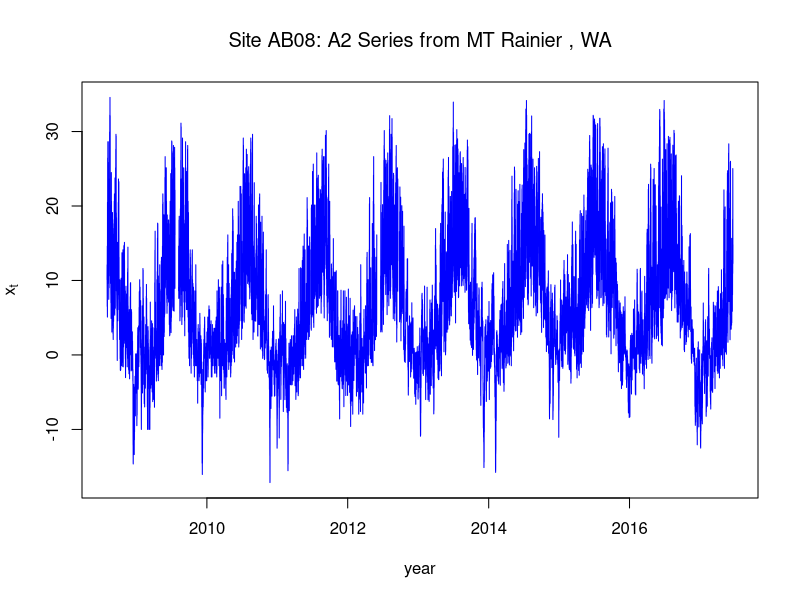
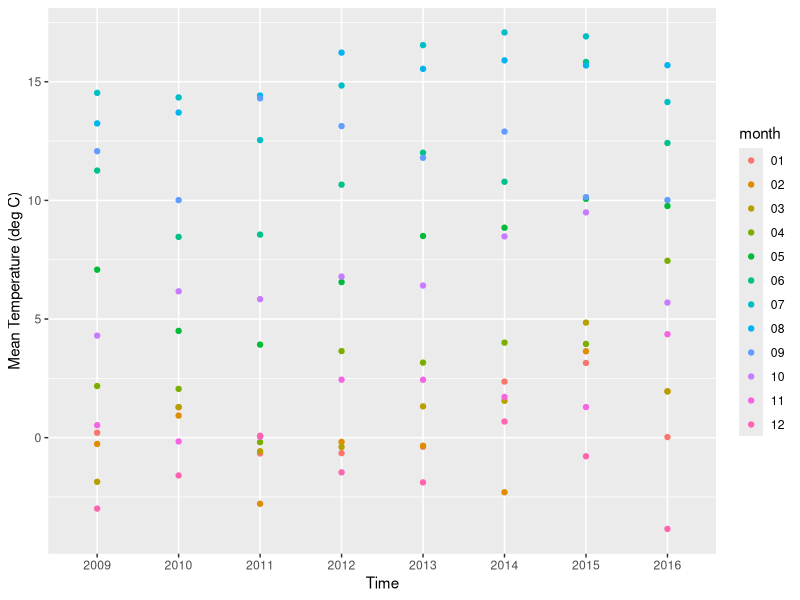
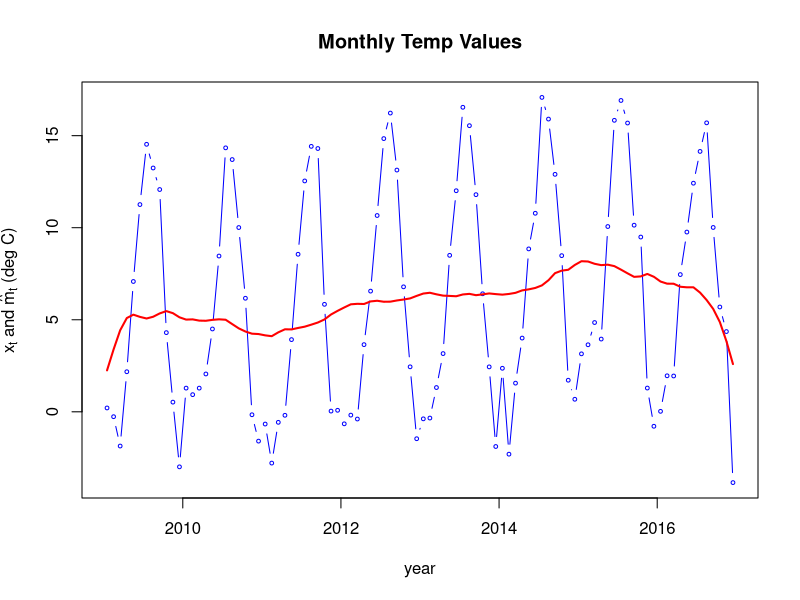
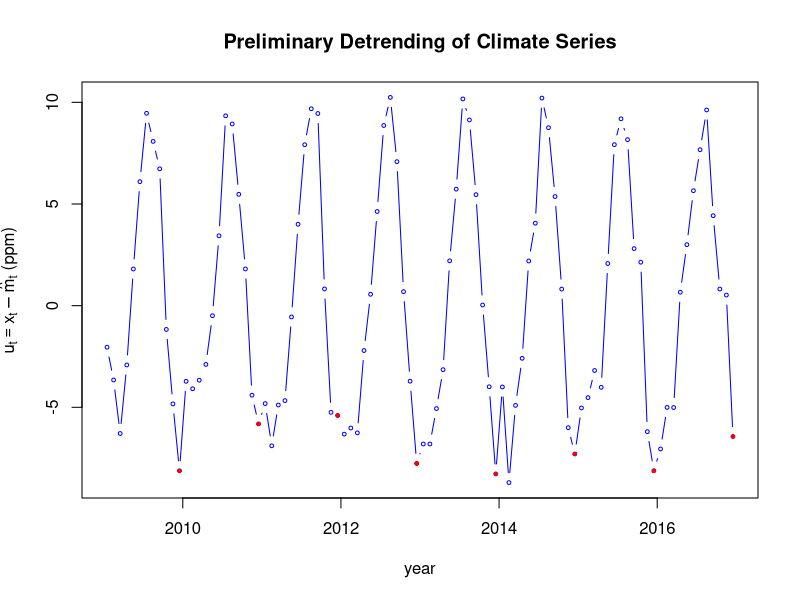
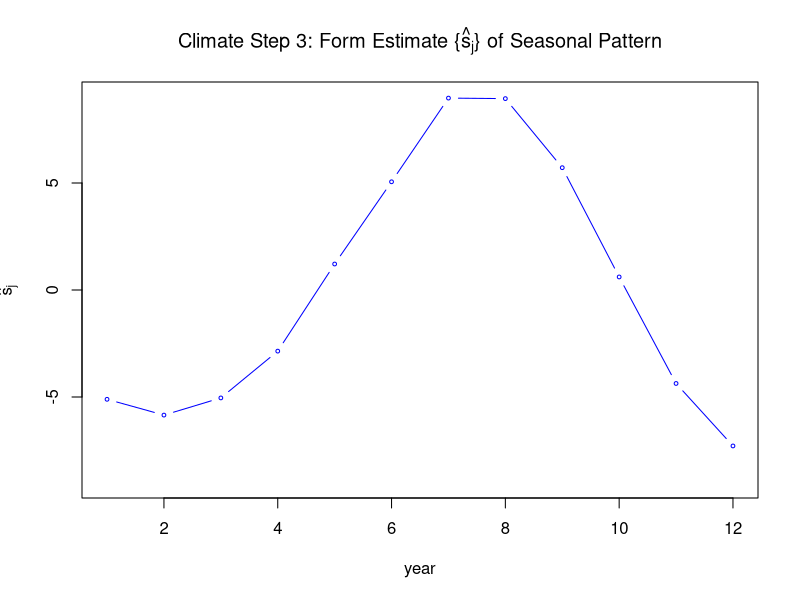
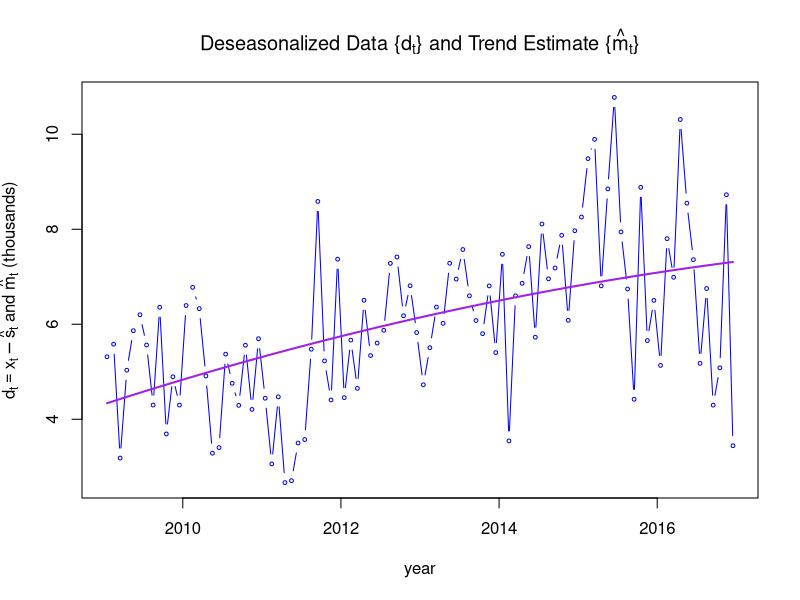
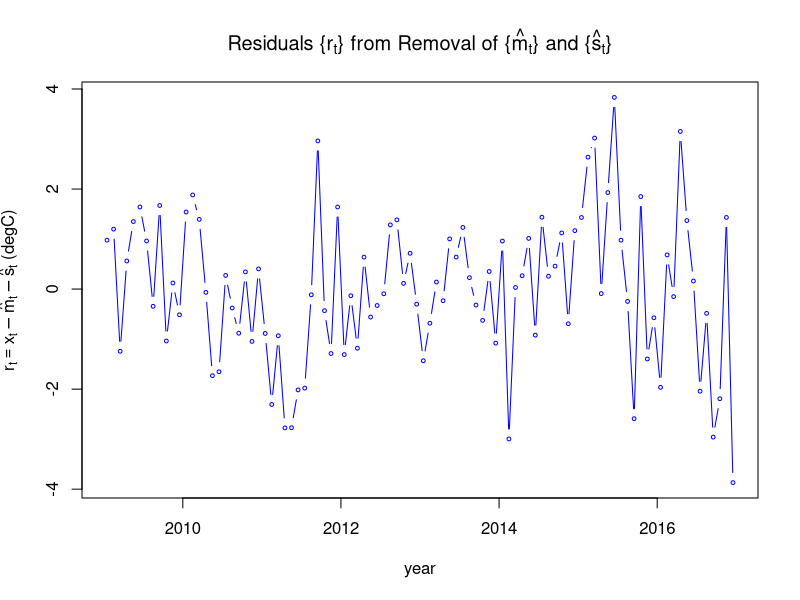
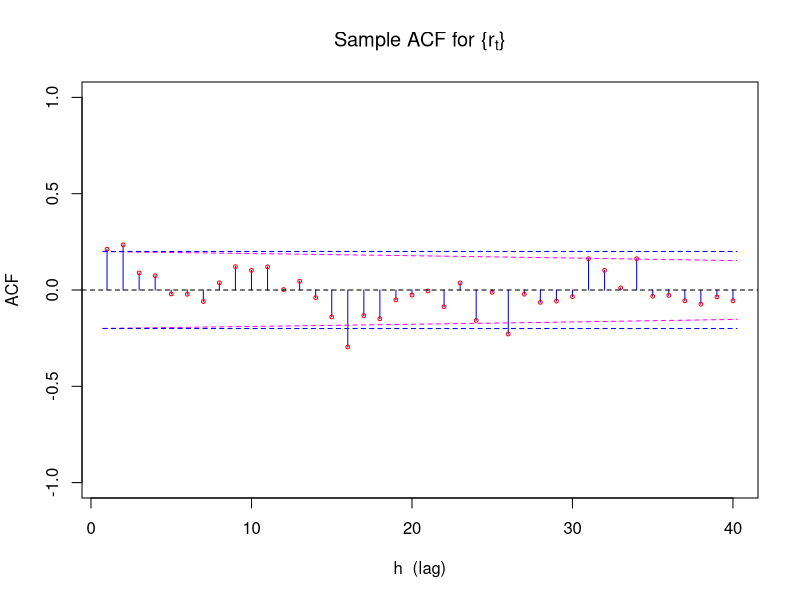

Reproduce these figures in R, in order.
## ---- chunk 1
knitr::opts_chunk$set(echo = TRUE)
library(tidyverse)
## ---- chunk 2

## ---- chunk 3

## ---- chunk 4
onest <- read.csv("data/AB08-A2_hourly.csv")
onest$dt <- strptime(onest$DATE, format = "%Y-%m-%d %H:%M:%S")
str(onest)
### define function to do filtering ...

filter.with.padding <- function(x,the.filter,iter=1)
{
    q <- (length(the.filter)-1)/2
    n <- length(x)
    w <- stats::filter(c(rep(x[1],q),x,rep(x[n],q)),the.filter)[(q+1):(q+n)]
    if(iter > 1) for(i in 2:iter) w <- filter(c(rep(w[1],q),w,rep(w[n],q)),the.filter)[(q+1):(q+n)]
    return(w)
}

plot.ACFest <- function(ts, main=NULL, n.lags=40)
{
    ts.acf <- acf(ts, lag.max=n.lags, plot=FALSE)
    n.ts <- length(ts)
    xs <- 1:n.lags
    ys <- ts.acf$acf[2:(n.lags+1)]
    plot(xs,ys,typ="h",xlab="h  (lag)",ylab="ACF",ylim=c(-1,1),col="blue",main=main)
    points(xs,ys,col="red",cex=0.5)
    xs <- 1:n.lags
    xs[1] <- xs[1] - 0.25
    xs[n.lags] <- xs[n.lags] + 0.25
    lines(xs,1.96*sqrt(n.ts-xs)/n.ts,col="magenta",lty="dashed")
    lines(xs,-1.96*sqrt(n.ts-xs)/n.ts,col="magenta",lty="dashed")
    abline(h=0,lty="dashed")
    CI.hw <- 1.96/sqrt(n.ts)
    lines(c(0.75,n.lags+0.25),rep(CI.hw,2),col="blue",lty="dashed")
    lines(c(0.75,n.lags+0.25),rep(-CI.hw,2),col="blue",lty="dashed")
    return(ts.acf$acf)
}
### overhead III-2

plot(onest$dt,onest$series_xts,col="blue",xlab="year",typ="l",
     ylab=expression(x[t]),main=expression(paste("Site AB08: A2",
                                                 " Series from MT Rainier , WA")))

## ---- chunk 5
onest$year <- substring(as.character(onest$DATE),1,4)

onest%>% select(c('DATE','series_xts','year')) %>% group_by(year) %>% summarise(months=n())

## ---- chunk 6

#ggplot needs date in POSIXct
onest$dt_txn <- as.POSIXct(onest$DATE,ormat = "%Y-%m-%d %H:%M:%S")
# Add month column
# Add day column
# Add hour column
onest$month <-format(onest$dt_txn,"%m")
onest$day <- format(onest$dt_txn,"%d")
onest$hour <- format(onest$dt_txn,"%H")


#subset it to only 9 years
# Removed 1288 rows containing missing values 
oneset_9yrs <- onest %>% select(c('dt_txn','series_xts','year','month','day','hour')) %>% 
  filter(!is.na(series_xts) & year > 2008 & year < 2017) %>% as.data.frame() 



#Summarize by months
oneset_9yrs_by_month <- oneset_9yrs %>% group_by(year,month) %>% summarise(min_t=min(series_xts),max_t= min(series_xts),mean_t=mean(series_xts),rows=n()) %>% as.data.frame()

# Add key
oneset_9yrs_by_month$xaxis <- as.double(paste(oneset_9yrs_by_month$year,oneset_9yrs_by_month$month,sep = '.'))

#1 .042 
#2 .125 
#3 .208 
#4 .292 
#5 .375 
#6 .458 
#7 .542 
#8 .625 
#9 .708 
#10 .792  
#11 .875 
#12 .958 

#create new xaxis
oneset_9yrs_by_month$xaxisred <- "0"
#Redo x-axis
oneset_9yrs_by_month[oneset_9yrs_by_month$month=="01",]$xaxisred = "042"
oneset_9yrs_by_month[oneset_9yrs_by_month$month=="02",]$xaxisred = "125"
oneset_9yrs_by_month[oneset_9yrs_by_month$month=="03",]$xaxisred = "208"
oneset_9yrs_by_month[oneset_9yrs_by_month$month=="04",]$xaxisred = "292"
oneset_9yrs_by_month[oneset_9yrs_by_month$month=="05",]$xaxisred = "375"
oneset_9yrs_by_month[oneset_9yrs_by_month$month=="06",]$xaxisred = "458"
oneset_9yrs_by_month[oneset_9yrs_by_month$month=="07",]$xaxisred = "542"
oneset_9yrs_by_month[oneset_9yrs_by_month$month=="08",]$xaxisred = "625"
oneset_9yrs_by_month[oneset_9yrs_by_month$month=="09",]$xaxisred = "708"
oneset_9yrs_by_month[oneset_9yrs_by_month$month=="10",]$xaxisred = "792"
oneset_9yrs_by_month[oneset_9yrs_by_month$month=="11",]$xaxisred = "875"
oneset_9yrs_by_month[oneset_9yrs_by_month$month=="12",]$xaxisred = "958"

oneset_9yrs_by_month$nxaxis <- as.double(paste(oneset_9yrs_by_month$year,oneset_9yrs_by_month$xaxisred,sep = '.'))

# For every year we should have 12 values

oneset_9yrs_by_month %>% ggplot(aes(year,mean_t,color=month)) + geom_point() +xlab("Time") + ylab("Mean Temperature (deg C)")

#Applying moving average filter
m.hat.oneset <- filter.with.padding(oneset_9yrs_by_month$mean_t,c(1/24,rep(1/12,11),1/24))

#plot(oneset_9yrs_by_month$xaxis,oneset_9yrs_by_month$mean_t,col="blue",xlab="year",typ="b",
#     ylab=expression(paste(x[t]," and ", hat(m)[t]," (deg C)")),main="Monthly Temp Values",cex=0.5)
#lines(oneset_9yrs_by_month$xaxis,m.hat.oneset,col="red",lwd=2)

plot(oneset_9yrs_by_month$nxaxis,oneset_9yrs_by_month$mean_t,col="blue",xlab="year",typ="b",
     ylab=expression(paste(x[t]," and ", hat(m)[t]," (deg C)")),main="Monthly Temp Values",cex=0.5)
lines(oneset_9yrs_by_month$nxaxis,m.hat.oneset,col="red",lwd=2)
## ---- chunk 7

oneset.u <- oneset_9yrs_by_month$mean_t - m.hat.oneset

plot(oneset_9yrs_by_month$nxaxis,oneset.u,col="blue",xlab="year",typ="b",ylab=expression(paste(u[t]==x[t]-hat(m)[t]," (ppm)")),main="Preliminary Detrending of Climate Series",cex=0.5)
points(oneset_9yrs_by_month$nxaxis[seq(12,96,12)],oneset.u[seq(12,96,12)],pch=16,col="red",cex=0.6)



## ---- chunk 8


oneset.w.j <- rowMeans(matrix(oneset.u ,nrow=12))

plot(1:12,oneset.w.j- mean(oneset.w.j),col="blue",xlab="year",
     typ="b",ylab=expression(hat(s)[j]),
     main=expression(paste("Climate Step 3: Form Estimate {",hat(s)[j],"} of Seasonal Pattern")),
     ylim=c(-9,9),cex=0.5)


## ---- chunk 9

#get all the years(columns), rows(minths)
#average all the jan, feb... dec
oneset.w.j <- rowMeans(matrix(oneset.u ,nrow=12))
oneset.s.j.hat <- rep(oneset.w.j  - mean(oneset.w.j ),8)
oneset.d <- oneset_9yrs_by_month$mean_t - oneset.s.j.hat

oneset.d.reg <- lm(oneset.d  ~ oneset_9yrs_by_month$nxaxis + I(oneset_9yrs_by_month$nxaxis^2))

plot(oneset_9yrs_by_month$nxaxis,oneset.d,col="blue",xlab="year",typ="b",
     ylab=expression(paste(d[t] == x[t] - hat(s)[t]," and ", hat(m)[t]," (thousands)")),
     main=expression(paste("Deseasonalized Data {", d[t], "} and Trend Estimate {",hat(m)[t],"}")),
     cex=0.5)
lines(oneset_9yrs_by_month$nxaxis,fitted(oneset.d.reg ),col="purple",lwd=2)

## ---- chunk 10

plot(oneset_9yrs_by_month$nxaxis,resid(oneset.d.reg),col="blue",xlab="year",typ="b",
     ylab=expression(paste(r[t] == x[t] - hat(m)[t] - hat(s)[t]," (degC)")),
     main=expression(paste("Residuals {",r[t],"} from Removal of {", hat(m)[t],"} and {",hat(s)[t],"}")),
     cex=0.5)

## ---- chunk 11

phi <- plot.ACFest(resid(oneset.d.reg), 
        expression(paste("Sample ACF for {", r[t],"}")))[2]

## ---- chunk 12

oneset.z <- resid(oneset.d.reg)[-1] - phi*resid(oneset.d.reg)[-length(resid(oneset.d.reg))]

plot(oneset_9yrs_by_month$nxaxis[-1],oneset.z ,col="blue",xlab="year",
     typ="b",ylab=expression(paste(z[t]==r[t]-hat(phi)*r[t-1]," (thousands)")),
     main=expression(paste("Residuals ",
       z[t]==r[t]-hat(phi)*r[t-1]," from Fitted AR(1) Model")),
     cex=0.5)

## ---- chunk 13

plot.ACFest(oneset.z, expression(paste("Sample ACF for {", z[t],"}")))[2]

## ---- chunk 14
ss.pacf <- acf(oneset_9yrs_by_month$mean_t, lag.max=40, type="partial", plot=FALSE)
xs <- 1:40
ys <- ss.pacf$acf[1:40]
plot(xs,ys,typ="h",xlab="h  (lag)",ylab="PACF",ylim=c(-1,1),col="blue",main="Sample PACF for Mt Rainier Series")
points(xs,ys,col="red",cex=0.5)
n.ss <- length(oneset_9yrs_by_month$mean_t)
CI.hw <- 1.96/sqrt(n.ss)
abline(h=0,lty="dashed")
abline(h=c(-CI.hw,CI.hw),col="blue",lty="dashed")
## ---- chunk 15
plot(oneset_9yrs_by_month$nxaxis[10:94],oneset_9yrs_by_month$mean_t[10:94],col="blue",xlab="year",typ="b",
     ylab=expression(paste(x[t]," and ", hat(m)[t]," (deg C)")),main="Monthly Temperature Values",cex=0.5)

#Applying moving average filter
m.hat.oneset.wy <- filter.with.padding(oneset_9yrs_by_month$mean_t[10:94],c(1/24,rep(1/12,11),1/24))


lines(oneset_9yrs_by_month$nxaxis[10:94],m.hat.oneset.wy,col="red",lwd=2)  
## ---- chunk 16
ss.pacf <- acf(oneset_9yrs_by_month$mean_t[10:94], lag.max=40, type="partial", plot=FALSE)
xs <- 1:40
ys <- ss.pacf$acf[1:40]
plot(xs,ys,typ="h",xlab="h  (lag)",ylab="PACF",ylim=c(-1,1),col="blue",main="Sample PACF for Mt Rainier Series(Water year)")
points(xs,ys,col="red",cex=0.5)
n.ss <- length(oneset_9yrs_by_month$mean_t[10:94])
CI.hw <- 1.96/sqrt(n.ss)
abline(h=0,lty="dashed")
abline(h=c(-CI.hw,CI.hw),col="blue",lty="dashed")
## ---- chunk 17

plot.ACFest(oneset_9yrs_by_month$mean_t[10:94], expression(paste("Sample ACF Mt Rainier for (Water Year) {", z[t],"}")))[2]

## ---- chunk 18
par(mfrow=c(1,2))
plot.ACFest(m.hat.oneset.wy, expression(paste("Sample ACF Mt Rainier-Deseason {", z[t],"}")))[2]
abline(h=0)

ss.pacf <- acf(m.hat.oneset.wy, lag.max=40, type="partial", plot=FALSE)
xs <- 1:40
ys <- ss.pacf$acf[1:40]
plot(xs,ys,typ="h",xlab="h  (lag)",ylab="PACF",ylim=c(-1,1),col="blue",main="Sample PACF for Mt Rainier -Deseason")
points(xs,ys,col="red",cex=0.5)
n.ss <- length(m.hat.oneset.wy)
CI.hw <- 1.96/sqrt(n.ss)
abline(h=0,lty="dashed")
abline(h=c(-CI.hw,CI.hw),col="blue",lty="dashed")


## ---- chunk 19
par(mfrow=c(1,2))
plot.ACFest(oneset_9yrs_by_month$mean_t[10:94], expression(paste("Sample ACF Mt Rainier for (Water Year) {", z[t],"}")))[2]
abline(h=0)

ss.pacf <- acf(oneset_9yrs_by_month$mean_t[10:94], lag.max=40, type="partial", plot=FALSE)
xs <- 1:40
ys <- ss.pacf$acf[1:40]
plot(xs,ys,typ="h",xlab="h  (lag)",ylab="PACF",ylim=c(-1,1),col="blue",main="Sample PACF for Mt Rainier Series(Water year)")
points(xs,ys,col="red",cex=0.5)
n.ss <- length(oneset_9yrs_by_month$mean_t[10:94])
CI.hw <- 1.96/sqrt(n.ss)
abline(h=0,lty="dashed")
abline(h=c(-CI.hw,CI.hw),col="blue",lty="dashed")


## ---- chunk 20

oneset.u <- oneset_9yrs_by_month$mean_t - m.hat.oneset

oneset.w.j <- rowMeans(matrix(oneset.u ,nrow=12))
oneset.s.j.hat <- rep(oneset.w.j  - mean(oneset.w.j ),8)
oneset.d <- oneset_9yrs_by_month$mean_t - oneset.s.j.hat

oneset.d.reg <- lm(oneset.d  ~ oneset_9yrs_by_month$nxaxis + I(oneset_9yrs_by_month$nxaxis^2))

plot(oneset_9yrs_by_month$nxaxis,oneset.d,col="blue",xlab="year",typ="b",
     ylab=expression(paste(d[t] == x[t] - hat(s)[t]," and ", hat(m)[t]," (thousands)")),
     main=expression(paste("Deseasonalized Data {", d[t], "} and Trend Estimate {",hat(m)[t],"}")),
     cex=0.5)
lines(oneset_9yrs_by_month$nxaxis,fitted(oneset.d.reg ),col="purple",lwd=2)

## ---- chunk 21
par(mfrow=c(1,2))
plot.ACFest(m.hat.oneset, expression(paste("Sample ACF Mt Rainier-Deseason {", z[t],"}")))[2]
abline(h=0)

ss.pacf <- acf(m.hat.oneset, lag.max=40, type="partial", plot=FALSE)
xs <- 1:40
ys <- ss.pacf$acf[1:40]
plot(xs,ys,typ="h",xlab="h  (lag)",ylab="PACF",ylim=c(-1,1),col="blue",main="Sample PACF for Mt Rainier -Deseason")
points(xs,ys,col="red",cex=0.5)
n.ss <- length(m.hat.oneset)
CI.hw <- 1.96/sqrt(n.ss)
abline(h=0,lty="dashed")
abline(h=c(-CI.hw,CI.hw),col="blue",lty="dashed")


## ---- chunk 22
phi <- plot.ACFest(resid(oneset.d.reg), 
        expression(paste("Sample ACF for {", r[t],"}")))[2]
        
oneset.z <- resid(oneset.d.reg)[-1] - phi*resid(oneset.d.reg)[-length(resid(oneset.d.reg))] 

## ---- chunk 23
par(mfrow=c(1,2))
plot.ACFest(oneset.z , expression(paste("Sample ACF -Desea/Detre {", z[t],"}")))[2]
abline(h=0)

ss.pacf <- acf(oneset.z , lag.max=40, type="partial", plot=FALSE)
xs <- 1:40
ys <- ss.pacf$acf[1:40]
plot(xs,ys,typ="h",xlab="h  (lag)",ylab="PACF",ylim=c(-1,1),col="blue",main="Sample PACF -Deseason/Detre")
points(xs,ys,col="red",cex=0.5)
n.ss <- length(oneset.z )
CI.hw <- 1.96/sqrt(n.ss)
abline(h=0,lty="dashed")
abline(h=c(-CI.hw,CI.hw),col="blue",lty="dashed")


